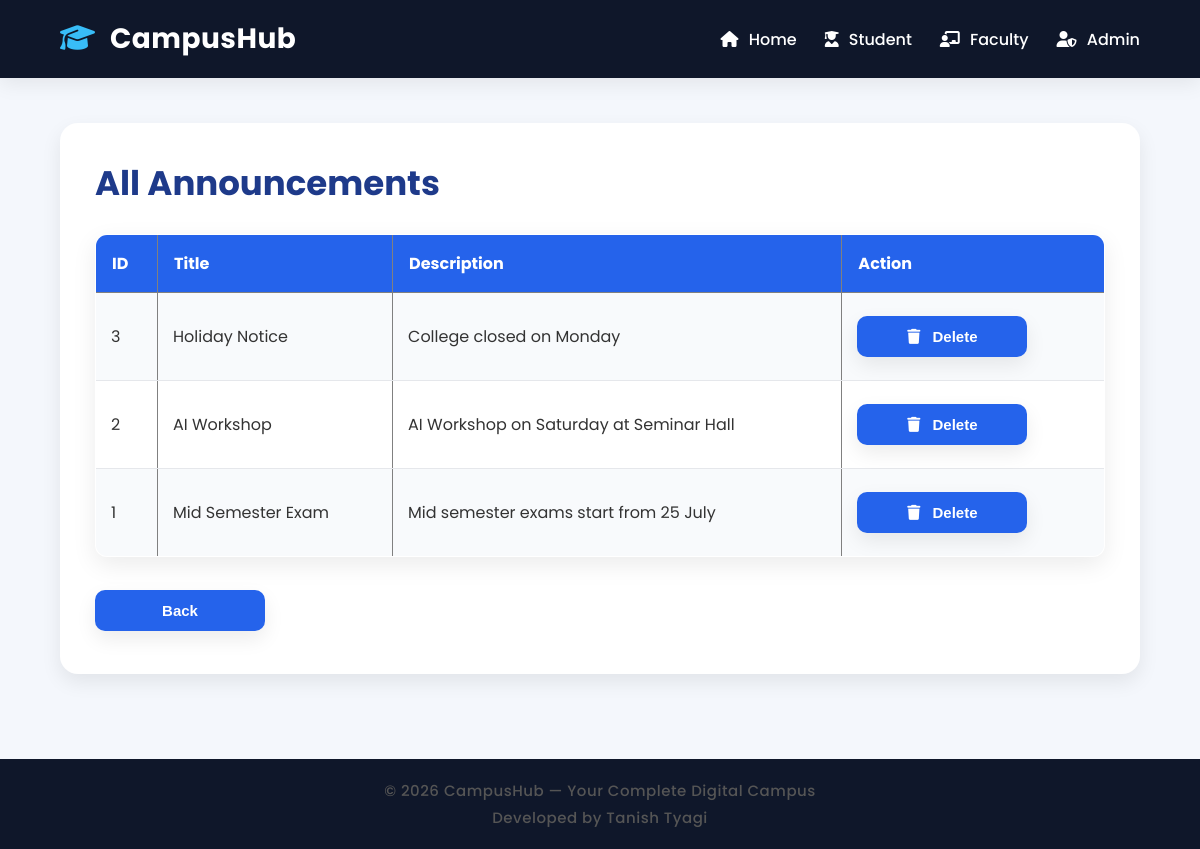
Screenshot of /admin/announcements (signed in) with the database file from the repository.
### tables this page shows
CREATE TABLE announcements(
    id INTEGER PRIMARY KEY AUTOINCREMENT,
    title TEXT NOT NULL,
    description TEXT NOT NULL
);

### routes/admin.py (the view)
@admin.route("/admin/announcements")
def admin_announcements():
    if "admin_id" not in session:
        return redirect("/admin")
    connection = sqlite3.connect("database/campushub.db")
    cursor = connection.cursor()
    cursor.execute("""
        SELECT *
        FROM announcements
        ORDER BY id DESC
    """)
    announcements = cursor.fetchall()
    connection.close()
    return render_template(
        "admin_announcements.html",
        announcements=announcements
    )

### templates/admin_announcements.html (shortened to what this page needs)
{% extends "base.html" %}
{% block content %}
<div class="container">
<h1>All Announcements</h1>
<table border="1" cellpadding="10">
<tr>
<th>ID</th>
<th>Title</th>
<th>Description</th>
<th>Action</th>
</tr>
{% for announcement in announcements %}
<tr>
<td>{{ announcement[0] }}</td>
<td>{{ announcement[1] }}</td>
<td>{{ announcement[2] }}</td>
<td>
    <a href="/admin/delete_announcement/{{ announcement[0] }}"
       onclick="return confirm('Are you sure you want to delete this announcement?')">
        <button>
            <i class="fa-solid fa-trash"></i>
            Delete
        </button>
    </a>
</td>
</tr>
{% endfor %}
</table>
<br>
<a href="/admin/dashboard">
<button>Back</button>
</a>
</div>
{% endblock %}

### static/css/style.css (style rules this page uses)
* { margin:0; padding:0; box-sizing:border-box; }
html { scroll-behavior:smooth; }
body { font-family:'Poppins',sans-serif; background:#f4f7fc; color:#333; min-height:100vh; display:flex; flex-direction:column; }
.container { width:90%; max-width:1200px; margin:45px auto; background:white; padding:35px; border-radius:18px; box-shadow:0 10px 35px rgba(0,0,0,.08); }
h1 { color:#1e3a8a; margin-bottom:15px; }
button { background:#2563eb; color:white; border:none; padding:12px 24px; border-radius:10px; cursor:pointer; font-size:15px; font-weight:600; transition:.3s; margin:8px 8px 8px 0; }
a { text-decoration:none; color:#2563eb; }
table { width:100%; border-collapse:collapse; margin-top:25px; background:white; border-radius:12px; overflow:hidden; box-shadow:0 8px 25px rgba(0,0,0,.08); }
table th { background:#2563eb; color:white; padding:16px; text-align:left; }
table td { padding:15px; border-bottom:1px solid #e5e7eb; }
table tr:nth-child(even) { background:#f8fafc; }
table a { font-weight:600; }
.container a button { min-width:170px; }
.container>h1 { font-size:34px; }
.card, .container, .login-container, .register-container, table { transition:.3s; }
.container { animation:fadeIn .6s ease; }
button { position:relative; overflow:hidden; }
table { animation:fadeIn .5s ease; }
button i { margin-right:8px; }
button, .card, .container { box-shadow:0 8px 20px rgba(0,0,0,.08); }
html { scroll-padding-top:80px; }

### rows the page displays
announcements: id "3", title "Holiday Notice", description "College closed on Monday"
announcements: id "2", title "AI Workshop", description "AI Workshop on Saturday at Seminar Hall"
announcements: id "1", title "Mid Semester Exam", description "Mid semester exams start from 25 July"
